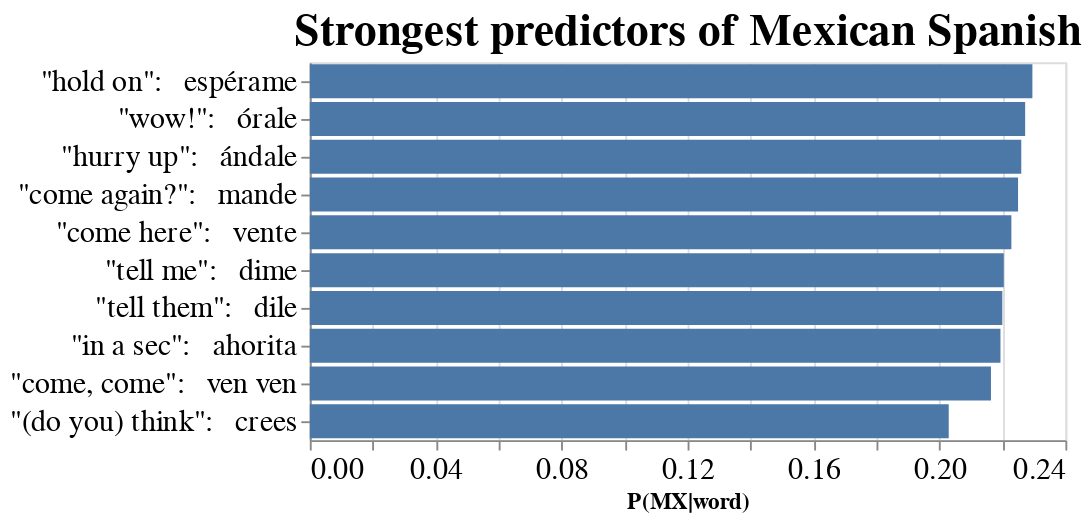

Write notebook code for a chart like this one.
### Markdown cell above
### keywords to listen for

### Code cell
predictMX

### Figure 1 — Vega-Lite specification as saved in the notebook (floating-point values rounded to 4 significant figures)
{"config": {"view": {"continuousWidth": 400, "continuousHeight": 300}, "axis": {"labelFontSize": 16, "titleFontSize": 12}, "title": {"fontSize": 24}}, "data": {"name": "data-3cd2bf26053c911718df8375fd698951"}, "mark": "bar", "encoding": {"x": {"type": "quantitative", "field": "P(MX|word)"}, "y": {"type": "nominal", "field": "word/translation", "sort": "-x", "title": null}}, "title": "Strongest predictors of Mexican Spanish", "$schema": "https://vega.github.io/schema/vega-lite/v4.0.2.json", "datasets": {"data-3cd2bf26053c911718df8375fd698951": [{"translation": "\"hold on\"", "word": "espérame", "count": 109, "logP(word|MX)": -8.741, "logP(word|nonMX)": -11.67, "logP(word)": -7.912, "logP(MX|word)": -1.472, "logP(nonMX|word)": -4.508, "P(MX|word)": 0.2295, "P(nonMX|word)": 0.01102, "word/translation": "\"hold on\":   espérame"}, {"translation": "\"wow!\"", "word": "órale", "count": 190, "logP(word|MX)": -8.195, "logP(word|nonMX)": -11.86, "logP(word)": -7.356, "logP(MX|word)": -1.482, "logP(nonMX|word)": -5.246, "P(MX|word)": 0.2272, "P(nonMX|word)": 0.005267, "word/translation": "\"wow!\":   órale"}, {"translation": "\"hurry up\"", "word": "ándale", "count": 241, "logP(word|MX)": -7.963, "logP(word|nonMX)": -11.86, "logP(word)": -7.119, "logP(MX|word)": -1.487, "logP(nonMX|word)": -5.484, "P(MX|word)": 0.226, "P(nonMX|word)": 0.004152, "word/translation": "\"hurry up\":   ándale"}, {"translation": "\"come again?\"", "word": "mande", "count": 124, "logP(word|MX)": -8.632, "logP(word|nonMX)": -11.39, "logP(word)": -7.783, "logP(MX|word)": -1.492, "logP(nonMX|word)": -4.35, "P(MX|word)": 0.225, "P(nonMX|word)": 0.01291, "word/translation": "\"come again?\":   mande"}, {"translation": "\"come here\"", "word": "vente", "count": 153, "logP(word|MX)": -8.431, "logP(word|nonMX)": -11.27, "logP(word)": -7.573, "logP(MX|word)": -1.501, "logP(nonMX|word)": -4.442, "P(MX|word)": 0.2228, "P(nonMX|word)": 0.01177, "word/translation": "\"come here\":   vente"}, {"translation": "\"tell me\"", "word": "dime", "count": 230, "logP(word|MX)": -8.035, "logP(word|nonMX)": -11.07, "logP(word)": -7.165, "logP(MX|word)": -1.512, "logP(nonMX|word)": -4.649, "P(MX|word)": 0.2204, "P(nonMX|word)": 0.009572, "word/translation": "\"tell me\":   dime"}, {"translation": "\"tell them\"", "word": "dile", "count": 311, "logP(word|MX)": -7.735, "logP(word|nonMX)": -10.98, "logP(word)": -6.864, "logP(MX|word)": -1.514, "logP(nonMX|word)": -4.864, "P(MX|word)": 0.22, "P(nonMX|word)": 0.007722, "word/translation": "\"tell them\":   dile"}, {"translation": "\"in a sec\"", "word": "ahorita", "count": 439, "logP(word|MX)": -7.393, "logP(word|nonMX)": -10.83, "logP(word)": -6.519, "logP(MX|word)": -1.517, "logP(nonMX|word)": -5.054, "P(MX|word)": 0.2194, "P(nonMX|word)": 0.006383, "word/translation": "\"in a sec\":   ahorita"}, {"translation": "\"come, come\"", "word": "ven ven", "count": 132, "logP(word|MX)": -8.608, "logP(word|nonMX)": -10.9, "logP(word)": -7.721, "logP(MX|word)": -1.531, "logP(nonMX|word)": -3.927, "P(MX|word)": 0.2164, "P(nonMX|word)": 0.01971, "word/translation": "\"come, come\":   ven ven"}, {"translation": "\"(do you) think\"", "word": "crees", "count": 168, "logP(word|MX)": -8.431, "logP(word|nonMX)": -10.29, "logP(word)": -7.479, "logP(MX|word)": -1.595, "logP(nonMX|word)": -3.555, "P(MX|word)": 0.2029, "P(nonMX|word)": 0.02859, "word/translation": "\"(do you) think\":   crees"}]}}
